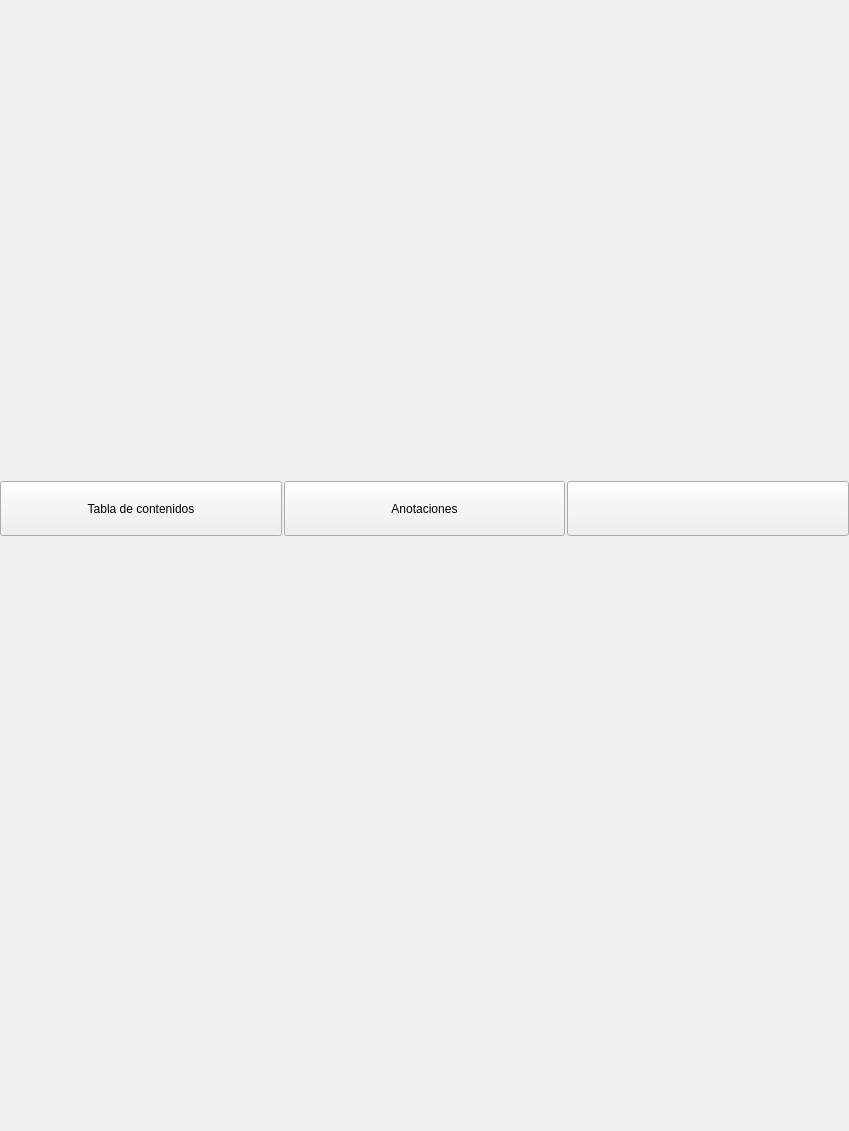
<?xml version="1.0" encoding="UTF-8"?>
<ui version="4.0">
 <class>ViewerContentsPopup</class>
 <widget class="QWidget" name="ViewerContentsPopup">
  <property name="geometry">
   <rect>
    <x>0</x>
    <y>0</y>
    <width>849</width>
    <height>1131</height>
   </rect>
  </property>
  <property name="minimumSize">
   <size>
    <width>0</width>
    <height>0</height>
   </size>
  </property>
  <property name="maximumSize">
   <size>
    <width>849</width>
    <height>1131</height>
   </size>
  </property>
  <property name="windowTitle">
   <string>Form</string>
  </property>
  <property name="styleSheet">
   <string notr="true" />
  </property>
  <layout class="QVBoxLayout" name="verticalLayout_2">
   <property name="spacing">
    <number>0</number>
   </property>
   <property name="margin">
    <number>0</number>
   </property>
   <item>
    <spacer name="verticalSpacer_2">
     <property name="orientation">
      <enum>Qt::Vertical</enum>
     </property>
     <property name="sizeHint" stdset="0">
      <size>
       <width>28</width>
       <height>57</height>
      </size>
     </property>
    </spacer>
   </item>
   <item>
    <layout class="QHBoxLayout" name="horizontalLayout_5">
     <property name="spacing">
      <number>0</number>
     </property>
     <property name="bottomMargin">
      <number>0</number>
     </property>
     <item>
      <widget class="QWidget" name="popupCont" native="true">
       <property name="minimumSize">
        <size>
         <width>540</width>
         <height>587</height>
        </size>
       </property>
       <layout class="QVBoxLayout" name="verticalLayout_3">
        <property name="spacing">
         <number>0</number>
        </property>
        <property name="margin">
         <number>0</number>
        </property>
        <item>
         <widget class="QFrame" name="headerPopup">
          <property name="minimumSize">
           <size>
            <width>0</width>
            <height>55</height>
           </size>
          </property>
          <property name="maximumSize">
           <size>
            <width>16777215</width>
            <height>78</height>
           </size>
          </property>
          <layout class="QHBoxLayout" name="horizontalLayout_4">
           <property name="spacing">
            <number>2</number>
           </property>
           <property name="margin">
            <number>0</number>
           </property>
           <item>
            <widget class="SilentQPushButton" name="contentsTabBtn">
             <property name="sizePolicy">
              <sizepolicy hsizetype="Minimum" vsizetype="Expanding">
               <horstretch>0</horstretch>
               <verstretch>0</verstretch>
              </sizepolicy>
             </property>
             <property name="focusPolicy">
              <enum>Qt::NoFocus</enum>
             </property>
             <property name="styleSheet">
              <string notr="true" />
             </property>
             <property name="text">
              <string>Tabla de contenidos</string>
             </property>
             <property name="checkable">
              <bool>true</bool>
             </property>
            </widget>
           </item>
           <item>
            <widget class="SilentQPushButton" name="notesTabBtn">
             <property name="sizePolicy">
              <sizepolicy hsizetype="Minimum" vsizetype="Expanding">
               <horstretch>0</horstretch>
               <verstretch>0</verstretch>
              </sizepolicy>
             </property>
             <property name="focusPolicy">
              <enum>Qt::NoFocus</enum>
             </property>
             <property name="text">
              <string>Anotaciones</string>
             </property>
             <property name="checkable">
              <bool>true</bool>
             </property>
            </widget>
           </item>
           <item>
            <widget class="QPushButton" name="closeBtn">
             <property name="sizePolicy">
              <sizepolicy hsizetype="Minimum" vsizetype="Preferred">
               <horstretch>0</horstretch>
               <verstretch>0</verstretch>
              </sizepolicy>
             </property>
             <property name="focusPolicy">
              <enum>Qt::NoFocus</enum>
             </property>
             <property name="text">
              <string />
             </property>
            </widget>
           </item>
          </layout>
         </widget>
        </item>
        <item>
         <widget class="QWidget" name="arrowTabsCont" native="true">
          <layout class="QHBoxLayout" name="horizontalLayout_3">
           <property name="spacing">
            <number>0</number>
           </property>
           <property name="margin">
            <number>0</number>
           </property>
           <item>
            <widget class="QLabel" name="contentsTabArrowLbl">
             <property name="text">
              <string />
             </property>
             <property name="indent">
              <number>0</number>
             </property>
            </widget>
           </item>
           <item>
            <widget class="QLabel" name="notesTabArrowLbl">
             <property name="text">
              <string />
             </property>
             <property name="indent">
              <number>0</number>
             </property>
            </widget>
           </item>
           <item>
            <spacer name="horizontalSpacer">
             <property name="orientation">
              <enum>Qt::Horizontal</enum>
             </property>
             <property name="sizeHint" stdset="0">
              <size>
               <width>57</width>
               <height>28</height>
              </size>
             </property>
            </spacer>
           </item>
          </layout>
         </widget>
        </item>
        <item>
         <widget class="QWidget" name="Content" native="true">
          <property name="sizePolicy">
           <sizepolicy hsizetype="Preferred" vsizetype="Expanding">
            <horstretch>0</horstretch>
            <verstretch>0</verstretch>
           </sizepolicy>
          </property>
          <property name="minimumSize">
           <size>
            <width>0</width>
            <height>450</height>
           </size>
          </property>
          <layout class="QVBoxLayout" name="verticalLayout">
           <property name="spacing">
            <number>0</number>
           </property>
           <property name="margin">
            <number>0</number>
           </property>
          </layout>
         </widget>
        </item>
        <item>
         <widget class="ViewerVerticalPagerPopup" name="VerticalPagerPopup" native="true">
          <property name="minimumSize">
           <size>
            <width>520</width>
            <height>60</height>
           </size>
          </property>
          <layout class="QHBoxLayout" name="horizontalLayout_2">
           <property name="spacing">
            <number>0</number>
           </property>
           <property name="margin">
            <number>0</number>
           </property>
          </layout>
         </widget>
        </item>
        <item>
         <spacer name="verticalSpacer">
          <property name="orientation">
           <enum>Qt::Vertical</enum>
          </property>
          <property name="sizeHint" stdset="0">
           <size>
            <width>28</width>
            <height>57</height>
           </size>
          </property>
         </spacer>
        </item>
       </layout>
       <zorder>headerPopup</zorder>
       <zorder>verticalSpacer</zorder>
       <zorder>VerticalPagerPopup</zorder>
       <zorder>arrowTabsCont</zorder>
       <zorder>Content</zorder>
      </widget>
     </item>
    </layout>
   </item>
   <item>
    <widget class="QWidget" name="arrowCont" native="true">
     <property name="maximumSize">
      <size>
       <width>16777215</width>
       <height>27</height>
      </size>
     </property>
     <widget class="QLabel" name="bottomArrowLbl">
      <property name="geometry">
       <rect>
        <x>0</x>
        <y>0</y>
        <width>34</width>
        <height>24</height>
       </rect>
      </property>
      <property name="text">
       <string />
      </property>
      <property name="indent">
       <number>0</number>
      </property>
     </widget>
    </widget>
   </item>
   <item>
    <widget class="QFrame" name="expandingViewerPopup">
     <property name="frameShape">
      <enum>QFrame::StyledPanel</enum>
     </property>
     <property name="frameShadow">
      <enum>QFrame::Raised</enum>
     </property>
    </widget>
   </item>
  </layout>
 </widget>
 <customwidgets>
  <customwidget>
   <class>SilentQPushButton</class>
   <extends>QPushButton</extends>
   <header>SilentQPushButton.h</header>
  </customwidget>
  <customwidget>
   <class>ViewerVerticalPagerPopup</class>
   <extends>QWidget</extends>
   <header>ViewerVerticalPagerPopup.h</header>
   <container>1</container>
  </customwidget>
 </customwidgets>
 <resources />
 <connections />
</ui>
